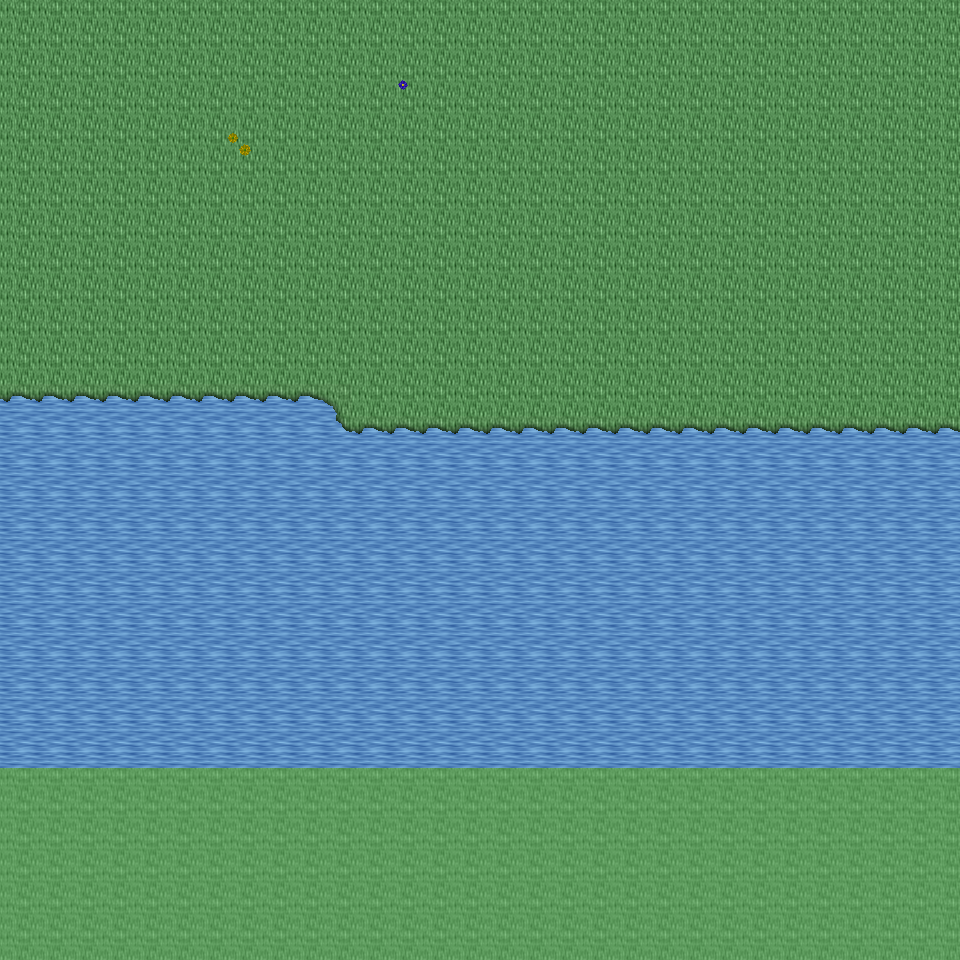

The image is a tile-based game level rendered from a .tmx file. Its description and source (layers, tilesets, objects; grid data summarised) follow:
An orthogonal 30x30 tile map with 32x32 px tiles, 6 tile layers (Ground, Object, Object2, Above, ...), 14 tilesets and 3 objects (3x mapExit).

<map version="1.0" orientation="orthogonal" renderorder="right-down" width="30" height="30" tilewidth="32" tileheight="32" nextobjectid="4">
  <tileset firstgid="1" name="tileset_ground_ground" tilewidth="32" tileheight="32" tilecount="33" columns="3">
    <image source="../drawable/tileset_ground_ground.png" width="96" height="352" />
  </tileset>
  <tileset firstgid="34" name="tileset_ground_water_pool" tilewidth="32" tileheight="32" tilecount="72" columns="3">
    <image source="../drawable/tileset_ground_water_pool.png" width="96" height="768" />
  </tileset>
  <tileset firstgid="106" name="tileset_plant_tree_tree_darkgreen" tilewidth="32" tileheight="32" tilecount="88" columns="8">
    <image source="../drawable/tileset_plant_tree_tree_darkgreen.png" width="256" height="352" />
  </tileset>
  <tileset firstgid="194" name="tileset_ground_grass_edges" tilewidth="32" tileheight="32" tilecount="36" columns="12">
    <image source="../drawable/tileset_ground_grass_edges.png" width="384" height="96" />
  </tileset>
  <tileset firstgid="230" name="tileset_ground_grass_corners" tilewidth="32" tileheight="32" tilecount="24" columns="6">
    <image source="../drawable/tileset_ground_grass_corners.png" width="192" height="128" />
  </tileset>
  <tileset firstgid="254" name="tileset_plant_grasses" tilewidth="32" tileheight="32" tilecount="6" columns="3">
    <image source="../drawable/tileset_plant_grasses.png" width="96" height="64" />
  </tileset>
  <tileset firstgid="260" name="tileset_plant_flower_daisy_yellow" tilewidth="32" tileheight="32" tilecount="8" columns="2">
    <image source="../drawable/tileset_plant_flower_daisy_yellow.png" width="64" height="128" />
  </tileset>
  <tileset firstgid="268" name="tileset_plant_flower_daisy_blue" tilewidth="32" tileheight="32" tilecount="8" columns="2">
    <image source="../drawable/tileset_plant_flower_daisy_blue.png" width="64" height="128" />
  </tileset>
  <tileset firstgid="276" name="tileset_logic_item_mushroom" tilewidth="32" tileheight="32" tilecount="6" columns="6">
    <image source="../drawable/tileset_logic_item_mushroom.png" width="192" height="32" />
  </tileset>
  <tileset firstgid="282" name="tileset_logic_item_resources" tilewidth="32" tileheight="32" tilecount="6" columns="6">
    <image source="../drawable/tileset_logic_item_resources.png" width="192" height="32" />
  </tileset>
  <tileset firstgid="288" name="tileset_logic_item_vegetable" tilewidth="32" tileheight="32" tilecount="16" columns="8">
    <image source="../drawable/tileset_logic_item_vegetable.png" width="256" height="64" />
  </tileset>
  <tileset firstgid="304" name="tileset_logic_creature_animal" tilewidth="32" tileheight="32" tilecount="32" columns="8">
    <image source="../drawable/tileset_logic_creature_animal.png" width="256" height="128" />
  </tileset>
  <tileset firstgid="336" name="tileset_logic_collision" tilewidth="32" tileheight="32" tilecount="1" columns="1">
    <image source="../drawable/tileset_logic_collision.png" width="32" height="32" />
  </tileset>
  <tileset firstgid="337" name="tileset_logic_item_herb" tilewidth="32" tileheight="32" tilecount="5" columns="5">
    <image source="../drawable/tileset_logic_item_herb.png" width="160" height="32" />
  </tileset>
  <layer name="Ground" width="30" height="30">
    <data>[900 cells, 900 non-empty, 3 distinct tile ids]</data>
  </layer>
  <layer name="Object" width="30" height="30">
    <data>[900 cells, 61 non-empty, 4 distinct tile ids]</data>
  </layer>
  <layer name="Object2" width="30" height="30">
    <data>[900 cells, 2 non-empty, 2 distinct tile ids]</data>
  </layer>
  <layer name="Above" width="30" height="30">
    <data>[900 cells, 0 non-empty, 0 distinct tile ids]</data>
  </layer>
  <layer name="Above2" width="30" height="30">
    <data>[900 cells, 0 non-empty, 0 distinct tile ids]</data>
  </layer>
  <layer name="Walkable" width="30" height="30">
    <data>[900 cells, 180 non-empty, 1 distinct tile ids]</data>
  </layer>
  <objectgroup name="MapEvents">
    <object id="1" name="north" type="mapExit" x="0" y="0" width="960" height="32">
      <properties>
        <property name="map" value="level_0_x173_y94" />
        <property name="x" value="0" />
        <property name="y" value="28" />
      </properties>
    </object>
    <object id="2" name="west" type="mapExit" x="0" y="0" width="32" height="768">
      <properties>
        <property name="map" value="level_0_x172_y95" />
        <property name="x" value="28" />
        <property name="y" value="0" />
      </properties>
    </object>
    <object id="3" name="east" type="mapExit" x="928" y="0" width="32" height="768">
      <properties>
        <property name="map" value="level_0_x174_y95" />
        <property name="x" value="1" />
        <property name="y" value="0" />
      </properties>
    </object>
  </objectgroup>
</map>
